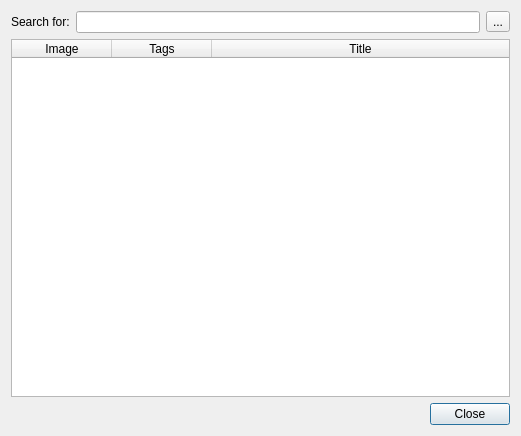
<?xml version="1.0" encoding="UTF-8"?>
<ui version="4.0">
 <class>FindDialog</class>
 <widget class="QDialog" name="FindDialog">
  <property name="geometry">
   <rect>
    <x>0</x>
    <y>0</y>
    <width>521</width>
    <height>436</height>
   </rect>
  </property>
  <property name="windowTitle">
   <string>Dialog</string>
  </property>
  <layout class="QGridLayout" name="gridLayout">
   <item row="0" column="0">
    <layout class="QHBoxLayout" name="horizontalLayout">
     <item>
      <widget class="QLabel" name="label">
       <property name="text">
        <string>Search for:</string>
       </property>
      </widget>
     </item>
     <item>
      <widget class="QLineEdit" name="leSearch"/>
     </item>
     <item>
      <widget class="QToolButton" name="tbClear">
       <property name="text">
        <string>...</string>
       </property>
       <property name="icon">
        <iconset resource="resources.qrc">
         <normaloff>:/icons/emblem-unreadable.png</normaloff>:/icons/emblem-unreadable.png</iconset>
       </property>
       <property name="iconSize">
        <size>
         <width>24</width>
         <height>24</height>
        </size>
       </property>
      </widget>
     </item>
    </layout>
   </item>
   <item row="1" column="0">
    <widget class="QTableWidget" name="tbwOverview">
     <property name="editTriggers">
      <set>QAbstractItemView::NoEditTriggers</set>
     </property>
     <attribute name="horizontalHeaderStretchLastSection">
      <bool>true</bool>
     </attribute>
     <column>
      <property name="text">
       <string>Image</string>
      </property>
     </column>
     <column>
      <property name="text">
       <string>Tags</string>
      </property>
     </column>
     <column>
      <property name="text">
       <string>Title</string>
      </property>
     </column>
    </widget>
   </item>
   <item row="2" column="0">
    <layout class="QHBoxLayout" name="horizontalLayout_2">
     <item>
      <spacer name="horizontalSpacer">
       <property name="orientation">
        <enum>Qt::Horizontal</enum>
       </property>
       <property name="sizeHint" stdset="0">
        <size>
         <width>40</width>
         <height>20</height>
        </size>
       </property>
      </spacer>
     </item>
     <item>
      <widget class="QPushButton" name="pushButton">
       <property name="text">
        <string>Close</string>
       </property>
      </widget>
     </item>
    </layout>
   </item>
  </layout>
 </widget>
 <resources>
  <include location="resources.qrc"/>
 </resources>
 <connections/>
</ui>
